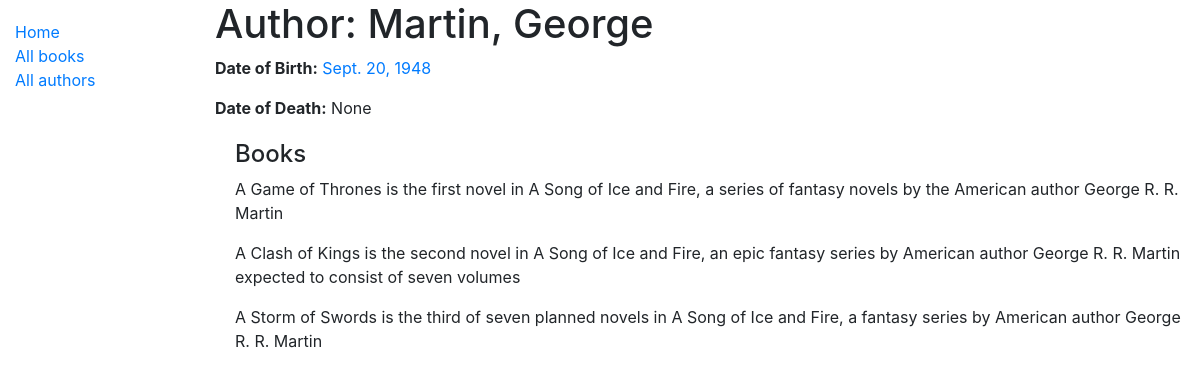
/catalog/author/2, run on the app's committed database.
### catalog/models.py (models this page shows, shortened)
class Author (models.Model):
    first_name = models.CharField(max_length=100)
    last_name = models.CharField(max_length=100)
    date_of_birth = models.DateField(null=True, blank=True)
    date_of_death = models.DateField('Died', null = True, blank = True)
    class Meta:
        ordering = ['last_name', 'first_name']
    def __str__ (self):
        return f'{self.last_name}, {self.first_name}'

class Book(models.Model):
    title = models.CharField(max_length=200, help_text = "Title of the book")
    author = models.ForeignKey('Author', on_delete=models.SET_NULL, null = True)
    summary = models.TextField(max_length=1000, help_text = 'Enter a brief description of the book')
    isbn = models.CharField('ISBN', max_length=13, help_text='13 Character <a href="https://www.isbn-international.org/content/what-isbn">ISBN number</a>')
    genre = models.ManyToManyField(Genre, help_text='Select a genre for this book')
    language = models.ForeignKey('Language', on_delete=models.SET_NULL, null = True)
    def display_genre(self):
        """Create a string for the Genre. This is required to display genre in Admin.
            Only shows the first three values of genre."""
        return ', '.join(genre.name for genre in self.genre.all()[:3])
    display_genre.short_description = 'Genre'

### catalog/views.py (the view)
# urls.py: path('author/<int:pk>', views.AuthorDetailView.as_view(), name='author-detail')
class AuthorDetailView(generic.DetailView):
    model = Author

### catalog/templates/catalog/author_detail.html
{% extends "base_generic.html" %}
{% block content %}
  <h1>Author: {{ author }}</h1>
  <p><strong>Date of Birth:</strong> <a href="">{{ author.date_of_birth }}</a></p>
  <p><strong>Date of Death:</strong> {{ author.date_of_death }}</p>
  <div style="margin-left:20px;margin-top:20px">
    <h4>Books</h4>
    {% for book in author.book_set.all %}
      <p>{{book.summary}}</p>
    {% endfor %}
  </div>
{% endblock %}

### data on the page
Author: last_name+first_name "Martin, George", date_of_birth "Sept. 20, 1948", date_of_death "None"
Book: summary "A Game of Thrones is the first novel in A Song of Ice and Fire, a series of fantasy novels by the American author George R. R. Martin"
Book: summary "A Clash of Kings is the second novel in A Song of Ice and Fire, an epic fantasy series by American author George R. R. Martin expected to consist of seven volumes"
Book: summary "A Storm of Swords is the third of seven planned novels in A Song of Ice and Fire, a fantasy series by American author George R. R. Martin"
